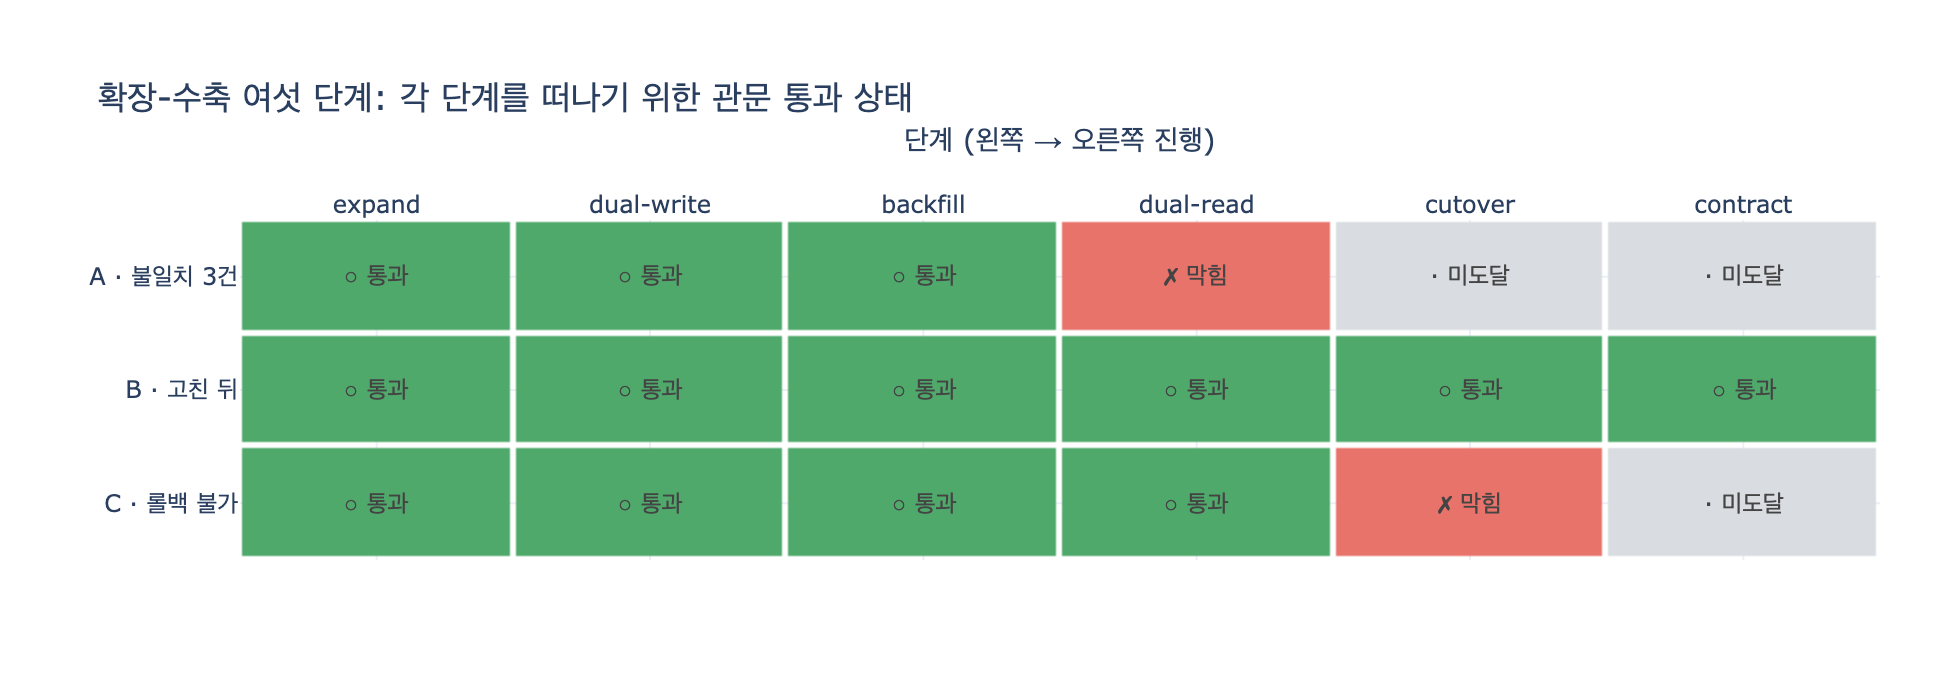

Write Python code to recreate this figure.
# %% [markdown]
# # 마이그레이션 여섯 단계를 상태 기계로
#
# 32장 `ex5_migration_plan.py`의 아이디어를 확장한다.
#
# 마이그레이션 계획을 **문서**로 적으면 「지금 어디쯤인가」를 사람이 판단하게 되고,
# 사람은 「대충 된 것 같은데」로 다음 단계로 넘어간다.
# 계획을 **코드**로 적으면 조건을 못 채우면 넘어갈 수 없다.
#
# 여섯 단계와 각 단계를 *떠나기 위한* 관문 조건:
#
# | 단계 | 하는 일 | 떠나기 위한 관문 |
# |---|---|---|
# | `expand`     | 새 스키마를 더한다 (옛것 그대로) | 새 스키마 존재 |
# | `dual-write` | 쓰기를 양쪽에 한다 | 양쪽 쓰기 비율 = 100% |
# | `backfill`   | 옛 데이터를 새 스키마로 복사 | 백필 진행률 = 100% |
# | `dual-read`  | 읽기를 둘 다 하고 비교 | 불일치 건수 = 0 |
# | `cutover`    | 읽기를 새것으로, 옛것은 검증용 | 옛것 읽기 = 0 **그리고** 롤백 가능 |
# | `contract`   | 옛 스키마 삭제 | 조용한 일수 > 가장 긴 배치 주기 |
#
# 관문은 「단계에 들어가는」 조건이 아니라 「단계를 **떠나는**」 조건이다.
# 그래서 상태 기계의 진행은
#
# $$\text{진행 가능 단계 수} = \min\{\, i \;:\; \lnot G_i(s) \,\}$$
#
# 즉 관문 조건 $G_i$ 가 처음으로 거짓이 되는 지점에서 멈춘다.
# 뒤쪽 단계의 관문이 이미 참이어도 앞이 막히면 못 간다 (순서가 있는 상태 기계).

# %%
# 필요 패키지: plotly, kaleido  (pip install plotly kaleido)
# 실행: python3 expy.py  또는 VSCode 셀 단위 실행

from __future__ import annotations

import os
from dataclasses import dataclass
from typing import Callable

import plotly.graph_objects as go


def _show(fig):
    try:
        from IPython import get_ipython
        if get_ipython() is not None:  # VSCode 셀/Jupyter에서만 렌더링
            fig.show()
    except ImportError:
        pass


HERE = os.path.dirname(os.path.abspath(__file__)) if "__file__" in globals() else "."
print("plotly", go.__name__, "준비됨")
# 출력: plotly plotly.graph_objects 준비됨

# %% [markdown]
# ## 1. 관측 지표(State)와 관문(Gate)을 자료로 분리한다
#
# 사람의 낙관이 끼어들지 못하게, 판정에 쓰이는 값은 전부 **관측 지표**로만 받는다.
# - `양쪽_쓰기_비율` — 예제 2의 3단계에서 나온 값
# - `백필_진행률` — 쪼개서 돌린 백필의 체크포인트 진행률
# - `불일치_건수` — 예제 4의 「둘 다 읽고 비교」가 세어 준 값
# - `옛것_읽기_건수_최근` — 예제 1의 `Reads` 엣지 기반 카운트
# - `옛것_마지막_읽기_경과일` / `가장_긴_주기_일` — 예제 3의 분기 결산(92일)
# - `롤백_가능` — cutover 앞에만 붙는 추가 관문

# %%
@dataclass(frozen=True)
class Phase:
    name: str
    what: str


PHASES = [
    Phase("expand",     "새 스키마를 더한다. 옛것 그대로"),
    Phase("dual-write", "쓰기를 양쪽에 한다"),
    Phase("backfill",   "옛 데이터를 새 스키마로 복사"),
    Phase("dual-read",  "읽기를 둘 다 하고 비교"),
    Phase("cutover",    "읽기를 새것으로. 옛것은 검증용"),
    Phase("contract",   "옛 스키마 삭제"),
]

Check = tuple[str, Callable[[dict], bool]]

GATES: dict[str, list[Check]] = {
    "expand":     [("새 스키마가 있나", lambda s: bool(s["새_스키마_존재"]))],
    "dual-write": [("양쪽 쓰기가 100%인가", lambda s: s["양쪽_쓰기_비율"] >= 1.0)],
    "backfill":   [("백필이 끝났나", lambda s: s["백필_진행률"] >= 1.0)],
    "dual-read":  [("불일치가 0인가", lambda s: s["불일치_건수"] == 0)],
    "cutover":    [("옛것 읽기가 0인가", lambda s: s["옛것_읽기_건수_최근"] == 0),
                   ("롤백이 가능한가", lambda s: bool(s["롤백_가능"]))],
    "contract":   [("가장 긴 주기보다 오래 조용한가",
                    lambda s: s["옛것_마지막_읽기_경과일"] > s["가장_긴_주기_일"])],
}

print(f"단계 {len(PHASES)}개, 관문 조건 {sum(len(v) for v in GATES.values())}개")
# 출력: 단계 6개, 관문 조건 7개

# %% [markdown]
# ## 2. 상태 기계 — 관문이 처음 거짓인 곳에서 멈춘다

# %%
def evaluate(state: dict) -> list[dict]:
    """각 단계의 관문을 평가한다. 앞이 막히면 뒤는 '도달 못함'."""
    rows, reached = [], True
    for ph in PHASES:
        results = [(label, fn(state)) for label, fn in GATES[ph.name]]
        passed = all(v for _l, v in results)
        rows.append({
            "phase": ph.name,
            "what": ph.what,
            "checks": results,
            "passed": passed,
            "reached": reached,
        })
        if not passed:
            reached = False   # 이 단계를 못 떠나므로 이후 단계는 도달 불가
    return rows


def blocked_at(rows: list[dict]) -> str | None:
    for r in rows:
        if not r["passed"]:
            return r["phase"]
    return None


def report(title: str, state: dict) -> list[dict]:
    rows = evaluate(state)
    print(f"== {title} ==")
    print(f"{'단계':<12}{'관문':<30}{'통과':<6}{'도달'}")
    print("-" * 60)
    for r in rows:
        gate = " / ".join(l for l, _v in r["checks"])
        print(f"{r['phase']:<12}{gate:<30}"
              f"{'○' if r['passed'] else '✗':<6}"
              f"{'예' if r['reached'] else '아니오'}")
    b = blocked_at(rows)
    if b is None:
        print("\n막힌 곳 없음 → contract 까지 진행 가능 (옛 스키마 삭제 승인)\n")
    else:
        print(f"\n막혀 있는 곳: {b}")
        for l, v in [(l, fn(state)) for l, fn in GATES[b]]:
            if not v:
                print(f"  → {l} : 아니오")
        print()
    return rows


# %% [markdown]
# ## 3. 시나리오 A — 불일치 3건이 남아 `dual-read`에서 막힌다
#
# `expand` / `dual-write` / `backfill` 관문은 전부 통과했다.
# 그런데 「둘 다 읽고 비교」가 불일치 3건을 세고 있다.
# 불일치가 0이 아니면 **수축하지 않는다** — 상태 기계는 여기서 멈춘다.
#
# 흥미로운 건, `cutover`의 「옛것 읽기 0 / 롤백 가능」이 이미 참이라는 점이다.
# 그래도 못 간다. 관문에는 순서가 있다.

# %%
STATE_A = {
    "새_스키마_존재": True,
    "양쪽_쓰기_비율": 1.00,
    "백필_진행률": 1.00,
    "불일치_건수": 3,            # ← 여기서 막힌다
    "옛것_읽기_건수_최근": 0,
    "가장_긴_주기_일": 92,
    "옛것_마지막_읽기_경과일": 52,   # 92일을 아직 안 넘겼다
    "롤백_가능": True,
}

rows_a = report("시나리오 A — 불일치 3건", STATE_A)
# 출력: == 시나리오 A — 불일치 3건 ==
# 출력: 단계          관문                            통과    도달
# 출력: ------------------------------------------------------------
# 출력: expand      새 스키마가 있나                       ○     예
# 출력: dual-write  양쪽 쓰기가 100%인가                   ○     예
# 출력: backfill    백필이 끝났나                         ○     예
# 출력: dual-read   불일치가 0인가                        ✗     예
# 출력: cutover     옛것 읽기가 0인가 / 롤백이 가능한가         ○     아니오
# 출력: contract    가장 긴 주기보다 오래 조용한가              ✗     아니오
# 출력:
# 출력: 막혀 있는 곳: dual-read
# 출력:   → 불일치가 0인가 : 아니오

# %% [markdown]
# ## 4. 시나리오 B — 불일치를 고치고 한 주기 더 기다린 뒤
#
# 불일치 3건을 그 키만 따로 고쳐 0으로 만들고,
# `contract` 관문을 위해 가장 긴 주기(분기 결산 92일)보다 **오래** 조용해질 때까지 기다린다.
# 52일이 아니라 100일. 그러면 여섯 단계가 전부 열린다.
#
# 「최근 30일」 기준으로는 52일에도 지워도 된다고 나오지만, 그건 40일 뒤에
# 깨어날 분기 결산을 놓친 판정이다. 기준은 시간이 아니라 $\max(\text{주기})$ 다.

# %%
STATE_B = dict(STATE_A, 불일치_건수=0, 옛것_마지막_읽기_경과일=100)
rows_b = report("시나리오 B — 고친 뒤", STATE_B)
# 출력: == 시나리오 B — 고친 뒤 ==
# 출력: 단계          관문                            통과    도달
# 출력: ------------------------------------------------------------
# 출력: expand      새 스키마가 있나                       ○     예
# 출력: dual-write  양쪽 쓰기가 100%인가                   ○     예
# 출력: backfill    백필이 끝났나                         ○     예
# 출력: dual-read   불일치가 0인가                        ○     예
# 출력: cutover     옛것 읽기가 0인가 / 롤백이 가능한가         ○     예
# 출력: contract    가장 긴 주기보다 오래 조용한가              ○     예
# 출력:
# 출력: 막힌 곳 없음 → contract 까지 진행 가능 (옛 스키마 삭제 승인)

# %% [markdown]
# ## 5. 관문 하나만 흔들어 본다 — 롤백 불가라면?
#
# `cutover`는 되돌리기 제일 어려운 단계라, 그 앞에서 「되돌릴 수 있나」를 묻는다.
# 다른 지표가 완벽해도 롤백이 안 되면 cutover를 떠날 수 없다.

# %%
STATE_C = dict(STATE_B, 롤백_가능=False)
rows_c = report("시나리오 C — 롤백 불가", STATE_C)
# 출력: == 시나리오 C — 롤백 불가 ==
# 출력: 단계          관문                            통과    도달
# 출력: ------------------------------------------------------------
# 출력: expand      새 스키마가 있나                       ○     예
# 출력: dual-write  양쪽 쓰기가 100%인가                   ○     예
# 출력: backfill    백필이 끝났나                         ○     예
# 출력: dual-read   불일치가 0인가                        ○     예
# 출력: cutover     옛것 읽기가 0인가 / 롤백이 가능한가         ✗     예
# 출력: contract    가장 긴 주기보다 오래 조용한가              ○     아니오
# 출력:
# 출력: 막혀 있는 곳: cutover
# 출력:   → 롤백이 가능한가 : 아니오

# %% [markdown]
# ## 6. 시각화 — 관문 통과 상태
#
# 세 시나리오를 나란히 놓는다. 각 칸의 색은
# **통과**(초록) / **막힘**(빨강) / **도달 못함**(회색) 세 가지다.
# 앞이 빨강이면 뒤는 통과 여부와 무관하게 회색이 된다 — 그게 상태 기계의 핵심이다.

# %%
SCEN = [("A · 불일치 3건", rows_a), ("B · 고친 뒤", rows_b), ("C · 롤백 불가", rows_c)]
PHASE_NAMES = [p.name for p in PHASES]

# 0 = 도달 못함, 1 = 막힘, 2 = 통과
def cell(r):
    if not r["reached"]:
        return 0
    return 2 if r["passed"] else 1


Z = [[cell(r) for r in rows] for _t, rows in SCEN]
TEXT = [["○ 통과" if v == 2 else ("✗ 막힘" if v == 1 else "· 미도달") for v in row]
        for row in Z]

fig = go.Figure(go.Heatmap(
    z=Z, x=PHASE_NAMES, y=[t for t, _r in SCEN],
    text=TEXT, texttemplate="%{text}",
    colorscale=[[0.0, "#d9dce1"], [0.33, "#d9dce1"],
                [0.34, "#e8736a"], [0.66, "#e8736a"],
                [0.67, "#4fa96b"], [1.0, "#4fa96b"]],
    zmin=0, zmax=2, showscale=False, xgap=3, ygap=3,
    hovertemplate="%{y} · %{x}<br>%{text}<extra></extra>",
))
fig.update_layout(
    title="확장-수축 여섯 단계: 각 단계를 떠나기 위한 관문 통과 상태",
    xaxis=dict(title="단계 (왼쪽 → 오른쪽 진행)", side="top"),
    yaxis=dict(title="", autorange="reversed"),
    width=980, height=340, margin=dict(l=120, r=40, t=110, b=60),
    template="plotly_white",
)
_show(fig)

out = os.path.join(HERE, "expy.png")
fig.write_image(out, scale=2)
print("저장:", out)
# 출력: 저장: .../expy.png

# %% [markdown]
# ## 정리
#
# - 관문은 「들어가는 조건」이 아니라 **「떠나는 조건」**이다.
# - `expand` → 새 스키마 존재 / `dual-write` → 양쪽 쓰기 100% /
#   `backfill` → 진행률 100% / `dual-read` → 불일치 0 /
#   `cutover` → 옛것 읽기 0 **그리고** 롤백 가능 / `contract` → 가장 긴 주기보다 오래 조용
# - 뒤 단계의 관문이 참이어도 앞이 막히면 못 간다. 그래서 상태 기계다.
# - 이 파일을 CI에 넣으면 마이그레이션이 사람의 낙관을 안 탄다.
